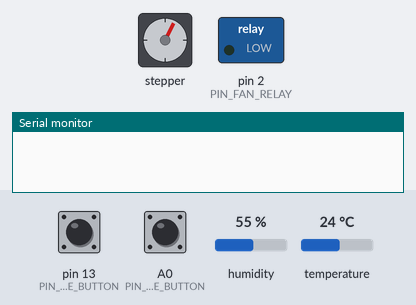
Recording of a sketch running on a simulated Arduino Uno, built with avr-gcc and run on an emulated ATmega328P. Shown: stepper motor, switched loads named in the sketch (green lamp = pin HIGH), the last lines printed to the serial monitor. The inputs (shaded band) are chosen by the test bench; at power-on: humidity 55 %, pin 13 (PIN_SPRINKLER_MODE_BUTTON) LOW, A0 (PIN_FAN_MODE_BUTTON) LOW, temperature 24 °C. Stepper angles assume 4096 steps per turn.

Above: at 1.2 s.
1.3 s: humidity set to 22 %
At 3.4 s:
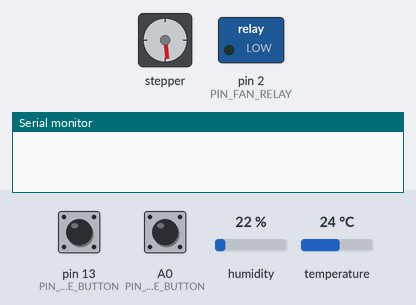
4.8 s: pin 13 (PIN_SPRINKLER_MODE_BUTTON) pulled HIGH for 0.15 s
At 6.9 s:
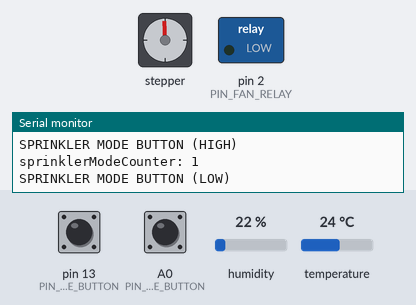
8.3 s: A0 (PIN_FAN_MODE_BUTTON) pulled HIGH for 0.15 s
At 10.4 s:
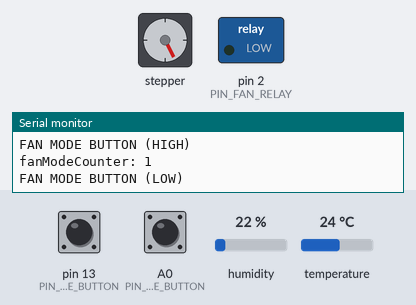
18.0 s: pin 13 (PIN_SPRINKLER_MODE_BUTTON) pulled HIGH for 1 s
21.5 s: A0 (PIN_FAN_MODE_BUTTON) pulled HIGH for 1 s
25.0 s: humidity set to 38 %
28.5 s: humidity set to 41 %
At 32.3 s:
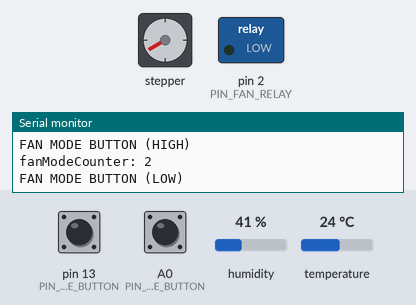
Timing chart, 0 to 33.0 s (numbered marks = the images above; inputs shaded):
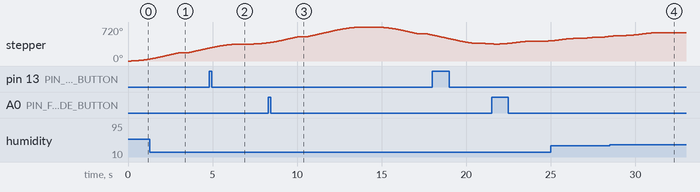

Measured:
- the behaviour switches between 39 and 40 % on humidity (found by bisection; images 3 and 4)
- after the input at 28.5 s, stepper: goes on until 31.8 s, then stays 599°

The sketch:

AliSketch.ino
```cpp
#include <Stepper.h>
#include <AccelStepper.h>
#include <DHT11.h>

const bool PRINT = false;

#define PIN_SPRINKLER_MOTOR1 9   // Connected to the Blue coloured wire
#define PIN_SPRINKLER_MOTOR2 10  // Connected to the Pink coloured wire
#define PIN_SPRINKLER_MOTOR3 11  // Connected to the Yellow coloured wire
#define PIN_SPRINKLER_MOTOR4 12  // Connected to the Orange coloured wire

#define PIN_FAN_RELAY 2
#define PIN_HUMIDITY_SENSOR 8
#define PIN_SPRINKLER_MODE_BUTTON 13
#define PIN_FAN_MODE_BUTTON A0

const int STEPS_PER_FULL_ROTATION = 2048 * 2;  // 28BYJ-48 has 2048 steps per rotation in full step mode as given in data sheet
const int STEPS_PER_NO_ROTATION = 0;
const int STEPS_SPEED = 15;

const int HUMIDITY_SENSOR_READ_DELAY = 3000;

int sprinklerModeCounter = 0;
int sprinklerModeState = 0;
int sprinklerModeLastState = 0;

int fanModeCounter = 0;
int fanModeState = 0;
int fanModeLastState = 0;

// const Stepper myStepper = Stepper(
//   STEPS_PER_FULL_ROTATION,
//   PIN_SPRINKLER_MOTOR1, PIN_SPRINKLER_MOTOR2, PIN_SPRINKLER_MOTOR3, PIN_SPRINKLER_MOTOR4
// );
AccelStepper stepper(
  4 * 2,  // For the 28BYJ-48 motor
  PIN_SPRINKLER_MOTOR1, PIN_SPRINKLER_MOTOR3, PIN_SPRINKLER_MOTOR2, PIN_SPRINKLER_MOTOR4);
DHT11 dht11(PIN_HUMIDITY_SENSOR);

unsigned long lastTime = 0;
unsigned long lastTime_DHT = 0;

void setup() {
  Serial.begin(115200);
  for (int i = 0; i < 50; i++) Serial.println();

  pinMode(PIN_SPRINKLER_MODE_BUTTON, INPUT);
  pinMode(PIN_FAN_MODE_BUTTON, INPUT);
  pinMode(PIN_HUMIDITY_SENSOR, INPUT);

  pinMode(PIN_FAN_RELAY, OUTPUT);

  // myStepper.setSpeed(STEPS_SPEED);
  stepper.setMaxSpeed(1000.0);
  stepper.setAcceleration(600.0);
}

int temperature = 0;
int humidity = 0;
void loop() {

  if ((millis() - lastTime_DHT) >= HUMIDITY_SENSOR_READ_DELAY) {
    int humidityStatus = dht11.readTemperatureHumidity(temperature, humidity);

    if (humidityStatus == 0) {
      if (PRINT) {
        Serial.print("Temperature: ");
        Serial.print(temperature);
        Serial.print(" °C\tHumidity: ");
        Serial.print(humidity);
        Serial.println(" %");
      }
    } else {
      Serial.println(DHT11::getErrorString(humidityStatus));
    }

    lastTime_DHT = millis();
  }

  int sprinklerMode = checkSprinklerMode();
  if (PRINT) Serial.print("Sprinkler Mode: ");
  if (PRINT) Serial.println(sprinklerMode);
  int fanMode = checkFanMode();
  if (PRINT) Serial.print("Fan Mode: ");
  if (PRINT) Serial.println(fanMode);

  performFan(fanMode);
  performHeater();
  performSprinkler(sprinklerMode);
  performLighting();

  stepper.run();
  // delay(200);
}

int checkSprinklerMode() {
  sprinklerModeState = digitalRead(PIN_SPRINKLER_MODE_BUTTON);

  if (sprinklerModeState != sprinklerModeLastState) {
    if (sprinklerModeState == HIGH) {
      sprinklerModeCounter++;

      Serial.println("SPRINKLER MODE BUTTON (HIGH)");
      Serial.print("sprinklerModeCounter: ");
      Serial.println(sprinklerModeCounter);

    } else {
      Serial.println("SPRINKLER MODE BUTTON (LOW)");
    }

    delay(20);
    sprinklerModeLastState = sprinklerModeState;
  }

  return sprinklerModeCounter % 4;
}

int checkFanMode() {
  fanModeState = digitalRead(PIN_FAN_MODE_BUTTON);

  if (fanModeState != fanModeLastState) {
    if (fanModeState == HIGH) {
      fanModeCounter++;

      Serial.println("FAN MODE BUTTON (HIGH)");
      Serial.print("fanModeCounter: ");
      Serial.println(fanModeCounter);

    } else {
      Serial.println("FAN MODE BUTTON (LOW)");
    }

    delay(20);
    fanModeLastState = fanModeState;
  }

  return fanModeCounter % 2;
}

void performFan(int fanMode) {  // And temperature
}

void performHeater() {  // And temperature
}

bool sprinkleDanceDirectionToggle = true;
void performSprinkler(int sprinkerMode) {  // And humidity
  const int HUMIDITY_THRESHOLD = 40;

  if (stepper.distanceToGo() == 0) {

    if (humidity < HUMIDITY_THRESHOLD) {
      if (PRINT) Serial.println("Humidity LOW (TURN ON)");

      switch (sprinkerMode) {
        case 0:
          // Rotate fully clockwise
          stepper.move(STEPS_PER_FULL_ROTATION);
          break;
        case 1:
          // Rotate fully CW and then fully CCW
          if (sprinkleDanceDirectionToggle) {
            stepper.move(STEPS_PER_FULL_ROTATION);
          } else {
            stepper.move(-STEPS_PER_FULL_ROTATION);
          }
          sprinkleDanceDirectionToggle = !sprinkleDanceDirectionToggle;  // Flip for next time
          break;
        case 2:
          // Rotate choppy clockwise
          stepper.move(STEPS_PER_FULL_ROTATION / 6);
          break;
        case 3:
          if (PRINT) Serial.println("Humidity LOW (TURN OFF anyway)");
          stepper.stop();
          break;
        default:
          if (PRINT) Serial.println("Humidity LOW (TURN OFF anyway)");
          stepper.stop();
          break;
      }
    } else {
      if (PRINT) Serial.println("Humidity HIGH (TURN OFF)");
      stepper.stop();
    }

  }
}

void performLighting() {
}
```
